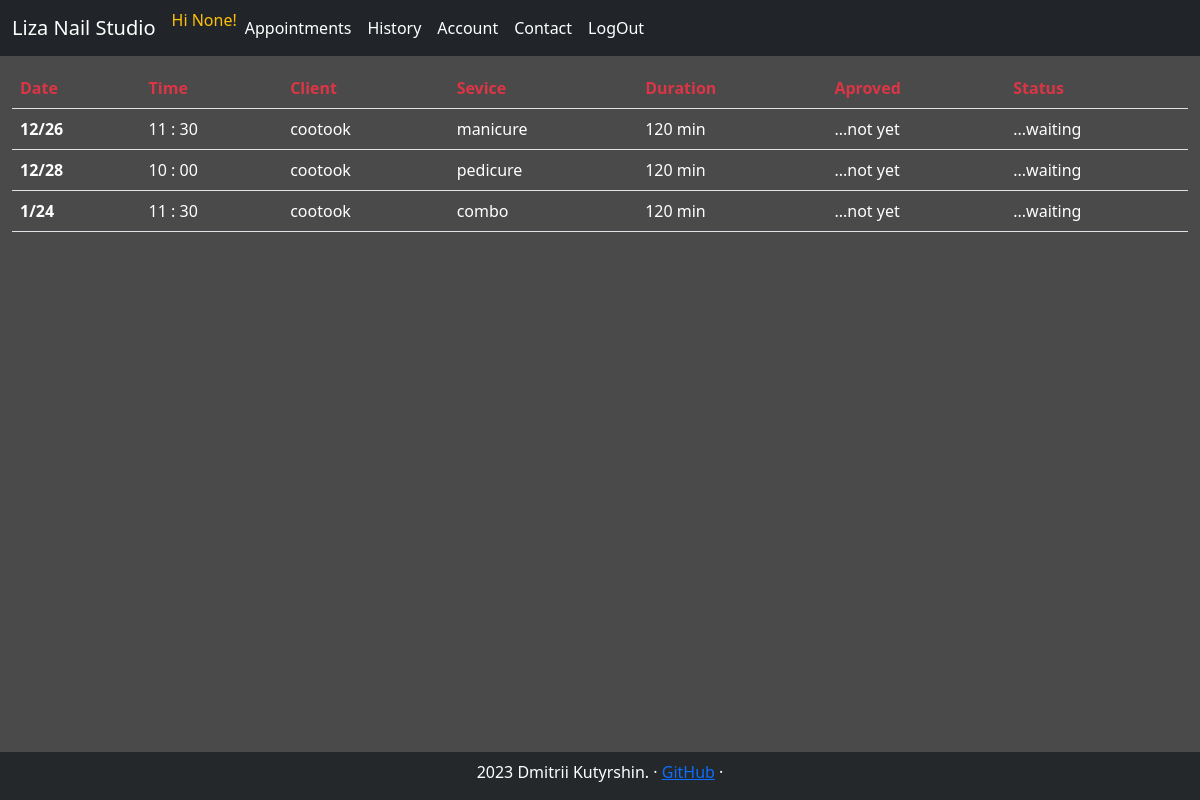
The page /all_appointments/ (signed in) on the database its author committed.
### tables this page shows
CREATE TABLE calendar(slot_id INTEGER PRIMARY KEY, year INT, month INT, weekday INT, day INT, hour INT, minute INT, is_open INT);

CREATE TABLE users (id INTEGER PRIMARY KEY, is_admin INT, is_clerck INT ,  name TEXT, email TEXT, lang TEXT, instagram TEXT, tel TEXT, is_subscribed_promo INT, avatar TEXT);

### studio_app/webapp.py (the view, shortened to what this page needs)
@app.route("/all_appointments/", methods=["GET", "POST"])
@login_required
@admin_only
def all_appointments():
    today = datetime.datetime.now()
    try:
        con = sqlite3.connect("./db.db")
        cur = con.cursor()
        user_appoint_db = cur.execute("SELECT user_id, id, manicure, pedicure, message, slot_id, is_seen, is_aproved, is_canceled, amount_time_min FROM appointments WHERE slot_id IN (SELECT slot_id FROM calendar WHERE year=? AND month=? AND day>=?) OR slot_id IN (SELECT slot_id FROM calendar WHERE year=? AND month>?) OR slot_id IN (SELECT slot_id FROM calendar WHERE year>?);", (today.year, today.month, today.day, today.year, today.month, today.year)).fetchall()
        user_appoint = []
        for appointment in user_appoint_db:
            if appointment[8] == 0: # check if was canceled
                user_name = cur.execute("SELECT instagram FROM users WHERE id=?", (appointment[0],)).fetchone()[0]
                slot_db = list(cur.execute("SELECT year, month, day, hour, minute FROM calendar WHERE slot_id=?", (appointment[5],)).fetchone())
                appointment_as_list = []
                for el in appointment:
                    el = '-' if el == None else el
                    appointment_as_list.append(el)
                temp = []
                temp.append(user_name)
                temp = temp + appointment_as_list[1:2]
                servise_name = ""
                if appointment_as_list[2] == 1 and appointment_as_list[3] == 1:
                    servise_name = "combo"
                elif appointment_as_list[2] == 1 and not appointment_as_list[3] == 1:
                    servise_name = "manicure"
                else:
                    servise_name = "pedicure"
                temp.append(servise_name)
                temp = temp + appointment_as_list[5:10]
                temp = temp + slot_db
                temp.append(appointment_as_list[4])
                user_appoint.append(temp)
        user_appoint_sorted = sorted(user_appoint, key = lambda x: (x[8], x[9], x[10], x[11], x[12]))
    except Exception as er:
        con.close()
        print("##/all_appointments/ --db connection")
        print(er)
        return  render_template("apology.html", error_message="Something went wrong")
    return render_template("all_appointments.html", user_appoint=user_appoint_sorted)

### studio_app/helpers.py (called while the page is built)
def admin_only(f):
    @wraps(f)
    def decorated_function(*args, **kwargs):
        if session.get("is_admin")==0:
            return redirect("/")
        return f(*args, **kwargs)
    return decorated_function

def login_required(f):
    @wraps(f)
    def decorated_function(*args, **kwargs):
        if session.get("user_id") is None:
            return redirect("/signin")
        return f(*args, **kwargs)
    return decorated_function

### studio_app/webapp.py (called while the page is built)
@app.context_processor
def inject_navbar_items():
    return dict(navbar_menu=navbar_items)

@app.context_processor
def inject_navbar_items_not_loged_in():
    return dict(navbar_menu_not_loged_in=navbar_items_not_loged_in)

@app.context_processor
def inject_navbar_items_admin():
    return dict(navbar_items_admin=navbar_items_admin)

### studio_app/templates/all_appointments.html (shortened to what this page needs)
{% extends "layout.html" %}
{% block content %}
<table class="table">
    <thead>
      <tr class="text-danger">
        <th scope="col">Date</th>
        <th scope="col">Time</th>
        <th scope="col">Client</th>
        <th scope="col">Sevice</th>
        <th scope="col">Duration</th>
        <th scope="col">Aproved</th>
        <th scope="col">Status</th>
      </tr>
    </thead>
    <tbody class="text-white">
        {% for appointment in user_appoint %}
        <tr class="my-table-hover">
            <th scope="row">{{appointment[9]}}/{{appointment[10]}}</th>
            <td>{{appointment[11]}} :
                {% if appointment[12] == 0 %}
                00
                {% else %}
                {{appointment[12]}}
                {% endif %}
            </td>
            <td>{{appointment[0]}}</td>
            <td>{{appointment[2]}}</td>
            <td>{{appointment[7]}} min</td>
            <td>
                {% if appointment[5] == 0 %}
                    ...not yet
                {% else %}
                    Aproved
                {% endif %}
            </td>
            <td>
                    {% if appointment[4] == 1 %}
                        Done
                    {% elif appointment[6] == 1 %}
                        Canceled
                    {% else %}
                        ...waiting
                    {% endif %}
            </td>
          </tr>
        {% endfor %}
    </tbody>
  </table>
{% endblock %}

### studio_app/templates/layout.html (shortened to what this page needs)
<!doctype html>
<html lang="en">
  <head>
<link href="{{ url_for('static', filename='/css/bootstrap.min.css') }}" rel="stylesheet">
<link href="{{ url_for('static', filename='/css/style.css') }}" rel="stylesheet">
  </head>
  <body>
        <header>
          <nav class="navbar navbar-expand-md navbar-dark fixed--top bg-dark">
            <div class="container-fluid">
            <a class="navbar-brand" href="/">Liza Nail Studio</a>
            <div class="collapse navbar-collapse" id="navbarCollapse">
                <ul class="navbar-nav me-auto mb-2 mb-md-0">
                  {% include 'header_navbar.html' %}
                </ul>
            </div>
            </div>
        </nav>
        </header>
        <main>
            {% block content %}
            {% endblock %}
        </main>
        <footer class="footer">
          <p> 2023 Dmitrii Kutyrshin. &middot; <a href="https://github.com/cootook">GitHub</a> &middot; </p>
        </footer>
        <script src="https://cdn.jsdelivr.net/npm/bootstrap@4.0.0/dist/js/bootstrap.min.js"></script>  </body>
</html>

### studio_app/templates/header_navbar.html (shortened to what this page needs)
{% if session.get("user_id") %}
    {% if session.get("name") %}
        <span class="font-weight-light text-warning">Hi {{session.get("name")}}!</span>
    {% else %}
        <span class="font-weight-light text-warning">Hi {{session.get("instagram")}}!</span>
    {% endif %}
        {% if session.get("is_admin")==1 %}
            {% for navbar_item in navbar_items_admin %}
            <li class="nav-item">
                <a class="nav-link active" aria-current="page" href="/{{ navbar_item.lower() }}/">{{ navbar_item }}</a>
            </li>
            {% endfor %}
        {% else %}
            {% for navbar_item in navbar_menu %}
            <li class="nav-item">
                <a class="nav-link active" aria-current="page" href="/{{ navbar_item.lower() }}/">{{ navbar_item }}</a>
            </li>
            {% endfor %}
        {% endif %}
{% else %}
    {% for navbar_item in navbar_menu_not_loged_in %}
        <li class="nav-item">
            <a class="nav-link active" aria-current="page" href="/{{ navbar_item.lower() }}/">{{ navbar_item }}</a>
        </li>
    {% endfor %}
{% endif %}

### studio_app/static/css/style.css (style rules this page uses)
body { font-weight: 100; color: rgba(255, 255, 255, 1); background: #4A4A4A; }
.table { width: 98%; margin: 1%; }
.footer { position: fixed; background-color: rgba(33,37,41, 0.9); bottom: 0; width: 100%; text-align: center; padding-top: .5em; }

### studio_app/templates/header_navbar.html (style rules this page uses)
.nav-link { transition: font-weight .3s; }

### rows shown on the page
calendar: month "12", day "26", hour "11", minute "30", instagram "cootook", appointment "manicure", appointment "120"
calendar: month "12", day "28", hour "10", shows "00", instagram "cootook", appointment "pedicure", appointment "120"
calendar: month "1", day "24", hour "11", minute "30", instagram "cootook", appointment "combo", appointment "120"

### other values the page prints
{{ session.get("instagram") }} "None"
{{ navbar_item }} "Appointments" "History" "Account" "Contact" "LogOut"
